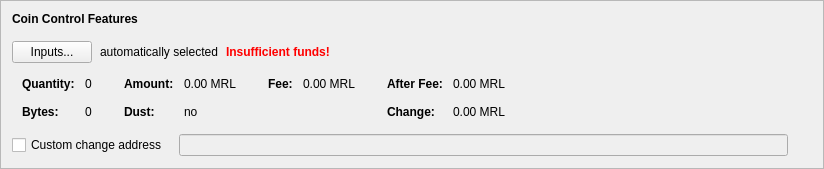
      <widget class="QFrame" name="frameCoinControl">
       <property name="sizePolicy">
        <sizepolicy hsizetype="Preferred" vsizetype="Fixed">
         <horstretch>0</horstretch>
         <verstretch>0</verstretch>
        </sizepolicy>
       </property>
       <property name="frameShape">
        <enum>QFrame::StyledPanel</enum>
       </property>
       <property name="frameShadow">
        <enum>QFrame::Raised</enum>
       </property>
       <layout class="QVBoxLayout" name="verticalLayout_4">
        <item>
         <layout class="QVBoxLayout" name="verticalLayoutCoinControl" stretch="0,0,0,0,0">
          <property name="spacing">
           <number>0</number>
          </property>
          <property name="sizeConstraint">
           <enum>QLayout::SetDefaultConstraint</enum>
          </property>
          <property name="leftMargin">
           <number>0</number>
          </property>
          <property name="topMargin">
           <number>0</number>
          </property>
          <item>
           <layout class="QHBoxLayout" name="horizontalLayoutCoinControl1">
            <property name="bottomMargin">
             <number>15</number>
            </property>
            <item>
             <widget class="QLabel" name="labelCoinControlFeatures">
              <property name="sizePolicy">
               <sizepolicy hsizetype="Preferred" vsizetype="Maximum">
                <horstretch>0</horstretch>
                <verstretch>0</verstretch>
               </sizepolicy>
              </property>
              <property name="font">
               <font>
                <weight>75</weight>
                <bold>true</bold>
               </font>
              </property>
              <property name="styleSheet">
               <string notr="true">font-weight:bold;</string>
              </property>
              <property name="text">
               <string>Coin Control Features</string>
              </property>
             </widget>
            </item>
           </layout>
          </item>
          <item>
           <layout class="QHBoxLayout" name="horizontalLayoutCoinControl2" stretch="0,0,0,0">
            <property name="spacing">
             <number>8</number>
            </property>
            <property name="bottomMargin">
             <number>10</number>
            </property>
            <item>
             <widget class="QPushButton" name="pushButtonCoinControl">
              <property name="styleSheet">
               <string notr="true"/>
              </property>
              <property name="text">
               <string>Inputs...</string>
              </property>
              <property name="autoDefault">
               <bool>false</bool>
              </property>
             </widget>
            </item>
            <item>
             <widget class="QLabel" name="labelCoinControlAutomaticallySelected">
              <property name="text">
               <string>automatically selected</string>
              </property>
              <property name="margin">
               <number>5</number>
              </property>
             </widget>
            </item>
            <item>
             <widget class="QLabel" name="labelCoinControlInsuffFunds">
              <property name="font">
               <font>
                <weight>75</weight>
                <bold>true</bold>
               </font>
              </property>
              <property name="styleSheet">
               <string notr="true">color:red;font-weight:bold;</string>
              </property>
              <property name="text">
               <string>Insufficient funds!</string>
              </property>
              <property name="margin">
               <number>5</number>
              </property>
             </widget>
            </item>
            <item>
             <spacer name="horizontalSpacerCoinControl">
              <property name="orientation">
               <enum>Qt::Horizontal</enum>
              </property>
              <property name="sizeHint" stdset="0">
               <size>
                <width>40</width>
                <height>1</height>
               </size>
              </property>
             </spacer>
            </item>
           </layout>
          </item>
          <item>
           <widget class="QWidget" name="widgetCoinControl" native="true">
            <property name="sizePolicy">
             <sizepolicy hsizetype="Preferred" vsizetype="Preferred">
              <horstretch>0</horstretch>
              <verstretch>0</verstretch>
             </sizepolicy>
            </property>
            <property name="minimumSize">
             <size>
              <width>0</width>
              <height>0</height>
             </size>
            </property>
            <property name="styleSheet">
             <string notr="true"/>
            </property>
            <layout class="QHBoxLayout" name="horizontalLayoutCoinControl5">
             <property name="leftMargin">
              <number>0</number>
             </property>
             <property name="topMargin">
              <number>0</number>
             </property>
             <property name="rightMargin">
              <number>0</number>
             </property>
             <property name="bottomMargin">
              <number>0</number>
             </property>
             <item>
              <layout class="QHBoxLayout" name="horizontalLayoutCoinControl3" stretch="0,0,0,1">
               <property name="spacing">
                <number>20</number>
               </property>
               <property name="topMargin">
                <number>0</number>
               </property>
               <property name="bottomMargin">
                <number>10</number>
               </property>
               <item>
                <layout class="QFormLayout" name="formLayoutCoinControl1">
                 <property name="horizontalSpacing">
                  <number>10</number>
                 </property>
                 <property name="verticalSpacing">
                  <number>14</number>
                 </property>
                 <property name="leftMargin">
                  <number>10</number>
                 </property>
                 <property name="topMargin">
                  <number>4</number>
                 </property>
                 <property name="rightMargin">
                  <number>6</number>
                 </property>
                 <item row="0" column="0">
                  <widget class="QLabel" name="labelCoinControlQuantityText">
                   <property name="font">
                    <font>
                     <weight>75</weight>
                     <bold>true</bold>
                    </font>
                   </property>
                   <property name="text">
                    <string>Quantity:</string>
                   </property>
                   <property name="margin">
                    <number>0</number>
                   </property>
                  </widget>
                 </item>
                 <item row="0" column="1">
                  <widget class="QLabel" name="labelCoinControlQuantity">
                   <property name="cursor">
                    <cursorShape>IBeamCursor</cursorShape>
                   </property>
                   <property name="contextMenuPolicy">
                    <enum>Qt::ActionsContextMenu</enum>
                   </property>
                   <property name="text">
                    <string notr="true">0</string>
                   </property>
                   <property name="margin">
                    <number>0</number>
                   </property>
                   <property name="textInteractionFlags">
                    <set>Qt::LinksAccessibleByMouse|Qt::TextSelectableByKeyboard|Qt::TextSelectableByMouse</set>
                   </property>
                  </widget>
                 </item>
                 <item row="1" column="0">
                  <widget class="QLabel" name="labelCoinControlBytesText">
                   <property name="font">
                    <font>
                     <weight>75</weight>
                     <bold>true</bold>
                    </font>
                   </property>
                   <property name="text">
                    <string>Bytes:</string>
                   </property>
                  </widget>
                 </item>
                 <item row="1" column="1">
                  <widget class="QLabel" name="labelCoinControlBytes">
                   <property name="cursor">
                    <cursorShape>IBeamCursor</cursorShape>
                   </property>
                   <property name="contextMenuPolicy">
                    <enum>Qt::ActionsContextMenu</enum>
                   </property>
                   <property name="text">
                    <string notr="true">0</string>
                   </property>
                   <property name="textInteractionFlags">
                    <set>Qt::LinksAccessibleByMouse|Qt::TextSelectableByKeyboard|Qt::TextSelectableByMouse</set>
                   </property>
                  </widget>
                 </item>
                </layout>
               </item>
               <item>
                <layout class="QFormLayout" name="formLayoutCoinControl2">
                 <property name="horizontalSpacing">
                  <number>10</number>
                 </property>
                 <property name="verticalSpacing">
                  <number>14</number>
                 </property>
                 <property name="leftMargin">
                  <number>6</number>
                 </property>
                 <property name="topMargin">
                  <number>4</number>
                 </property>
                 <property name="rightMargin">
                  <number>6</number>
                 </property>
                 <item row="0" column="0">
                  <widget class="QLabel" name="labelCoinControlAmountText">
                   <property name="font">
                    <font>
                     <weight>75</weight>
                     <bold>true</bold>
                    </font>
                   </property>
                   <property name="text">
                    <string>Amount:</string>
                   </property>
                   <property name="margin">
                    <number>0</number>
                   </property>
                  </widget>
                 </item>
                 <item row="0" column="1">
                  <widget class="QLabel" name="labelCoinControlAmount">
                   <property name="cursor">
                    <cursorShape>IBeamCursor</cursorShape>
                   </property>
                   <property name="contextMenuPolicy">
                    <enum>Qt::ActionsContextMenu</enum>
                   </property>
                   <property name="text">
                    <string notr="true">0.00 MRL</string>
                   </property>
                   <property name="textInteractionFlags">
                    <set>Qt::LinksAccessibleByMouse|Qt::TextSelectableByKeyboard|Qt::TextSelectableByMouse</set>
                   </property>
                  </widget>
                 </item>
                 <item row="1" column="0">
                  <widget class="QLabel" name="labelCoinControlLowOutputText">
                   <property name="font">
                    <font>
                     <weight>75</weight>
                     <bold>true</bold>
                    </font>
                   </property>
                   <property name="text">
                    <string>Dust:</string>
                   </property>
                  </widget>
                 </item>
                 <item row="1" column="1">
                  <widget class="QLabel" name="labelCoinControlLowOutput">
                   <property name="cursor">
                    <cursorShape>IBeamCursor</cursorShape>
                   </property>
                   <property name="contextMenuPolicy">
                    <enum>Qt::ActionsContextMenu</enum>
                   </property>
                   <property name="text">
                    <string notr="true">no</string>
                   </property>
                   <property name="textInteractionFlags">
                    <set>Qt::LinksAccessibleByMouse|Qt::TextSelectableByKeyboard|Qt::TextSelectableByMouse</set>
                   </property>
                  </widget>
                 </item>
                </layout>
               </item>
               <item>
                <layout class="QFormLayout" name="formLayoutCoinControl3">
                 <property name="horizontalSpacing">
                  <number>10</number>
                 </property>
                 <property name="verticalSpacing">
                  <number>14</number>
                 </property>
                 <property name="leftMargin">
                  <number>6</number>
                 </property>
                 <property name="topMargin">
                  <number>4</number>
                 </property>
                 <property name="rightMargin">
                  <number>6</number>
                 </property>
                 <item row="0" column="0">
                  <widget class="QLabel" name="labelCoinControlFeeText">
                   <property name="font">
                    <font>
                     <weight>75</weight>
                     <bold>true</bold>
                    </font>
                   </property>
                   <property name="text">
                    <string>Fee:</string>
                   </property>
                   <property name="margin">
                    <number>0</number>
                   </property>
                  </widget>
                 </item>
                 <item row="0" column="1">
                  <widget class="QLabel" name="labelCoinControlFee">
                   <property name="cursor">
                    <cursorShape>IBeamCursor</cursorShape>
                   </property>
                   <property name="contextMenuPolicy">
                    <enum>Qt::ActionsContextMenu</enum>
                   </property>
                   <property name="text">
                    <string notr="true">0.00 MRL</string>
                   </property>
                   <property name="textInteractionFlags">
                    <set>Qt::LinksAccessibleByMouse|Qt::TextSelectableByKeyboard|Qt::TextSelectableByMouse</set>
                   </property>
                  </widget>
                 </item>
                </layout>
               </item>
               <item>
                <layout class="QFormLayout" name="formLayoutCoinControl4">
                 <property name="horizontalSpacing">
                  <number>10</number>
                 </property>
                 <property name="verticalSpacing">
                  <number>14</number>
                 </property>
                 <property name="leftMargin">
                  <number>6</number>
                 </property>
                 <property name="topMargin">
                  <number>4</number>
                 </property>
                 <property name="rightMargin">
                  <number>6</number>
                 </property>
                 <item row="0" column="0">
                  <widget class="QLabel" name="labelCoinControlAfterFeeText">
                   <property name="font">
                    <font>
                     <weight>75</weight>
                     <bold>true</bold>
                    </font>
                   </property>
                   <property name="text">
                    <string>After Fee:</string>
                   </property>
                   <property name="margin">
                    <number>0</number>
                   </property>
                  </widget>
                 </item>
                 <item row="0" column="1">
                  <widget class="QLabel" name="labelCoinControlAfterFee">
                   <property name="cursor">
                    <cursorShape>IBeamCursor</cursorShape>
                   </property>
                   <property name="contextMenuPolicy">
                    <enum>Qt::ActionsContextMenu</enum>
                   </property>
                   <property name="text">
                    <string notr="true">0.00 MRL</string>
                   </property>
                   <property name="textInteractionFlags">
                    <set>Qt::LinksAccessibleByMouse|Qt::TextSelectableByKeyboard|Qt::TextSelectableByMouse</set>
                   </property>
                  </widget>
                 </item>
                 <item row="1" column="0">
                  <widget class="QLabel" name="labelCoinControlChangeText">
                   <property name="font">
                    <font>
                     <weight>75</weight>
                     <bold>true</bold>
                    </font>
                   </property>
                   <property name="text">
                    <string>Change:</string>
                   </property>
                  </widget>
                 </item>
                 <item row="1" column="1">
                  <widget class="QLabel" name="labelCoinControlChange">
                   <property name="cursor">
                    <cursorShape>IBeamCursor</cursorShape>
                   </property>
                   <property name="contextMenuPolicy">
                    <enum>Qt::ActionsContextMenu</enum>
                   </property>
                   <property name="text">
                    <string notr="true">0.00 MRL</string>
                   </property>
                   <property name="textInteractionFlags">
                    <set>Qt::LinksAccessibleByMouse|Qt::TextSelectableByKeyboard|Qt::TextSelectableByMouse</set>
                   </property>
                  </widget>
                 </item>
                </layout>
               </item>
              </layout>
             </item>
            </layout>
           </widget>
          </item>
          <item>
           <layout class="QHBoxLayout" name="horizontalLayoutCoinControl4" stretch="0,0,0">
            <property name="spacing">
             <number>12</number>
            </property>
            <property name="sizeConstraint">
             <enum>QLayout::SetDefaultConstraint</enum>
            </property>
            <property name="topMargin">
             <number>5</number>
            </property>
            <property name="rightMargin">
             <number>5</number>
            </property>
            <item>
             <widget class="QCheckBox" name="checkBoxCoinControlChange">
              <property name="toolTip">
               <string>If this is activated, but the change address is empty or invalid, change will be sent to a newly generated address.</string>
              </property>
              <property name="text">
               <string>Custom change address</string>
              </property>
             </widget>
            </item>
            <item>
             <widget class="QValidatedLineEdit" name="lineEditCoinControlChange">
              <property name="enabled">
               <bool>false</bool>
              </property>
              <property name="sizePolicy">
               <sizepolicy hsizetype="Expanding" vsizetype="Fixed">
                <horstretch>0</horstretch>
                <verstretch>0</verstretch>
               </sizepolicy>
              </property>
             </widget>
            </item>
            <item>
             <widget class="QLabel" name="labelCoinControlChangeLabel">
              <property name="sizePolicy">
               <sizepolicy hsizetype="Preferred" vsizetype="Expanding">
                <horstretch>0</horstretch>
                <verstretch>0</verstretch>
               </sizepolicy>
              </property>
              <property name="minimumSize">
               <size>
                <width>0</width>
                <height>0</height>
               </size>
              </property>
              <property name="text">
               <string/>
              </property>
              <property name="margin">
               <number>3</number>
              </property>
             </widget>
            </item>
           </layout>
          </item>
          <item>
           <spacer name="verticalSpacerCoinControl">
            <property name="orientation">
             <enum>Qt::Vertical</enum>
            </property>
            <property name="sizeType">
             <enum>QSizePolicy::Expanding</enum>
            </property>
            <property name="sizeHint" stdset="0">
             <size>
              <width>800</width>
              <height>1</height>
             </size>
            </property>
           </spacer>
          </item>
         </layout>
        </item>
       </layout>
      </widget>
